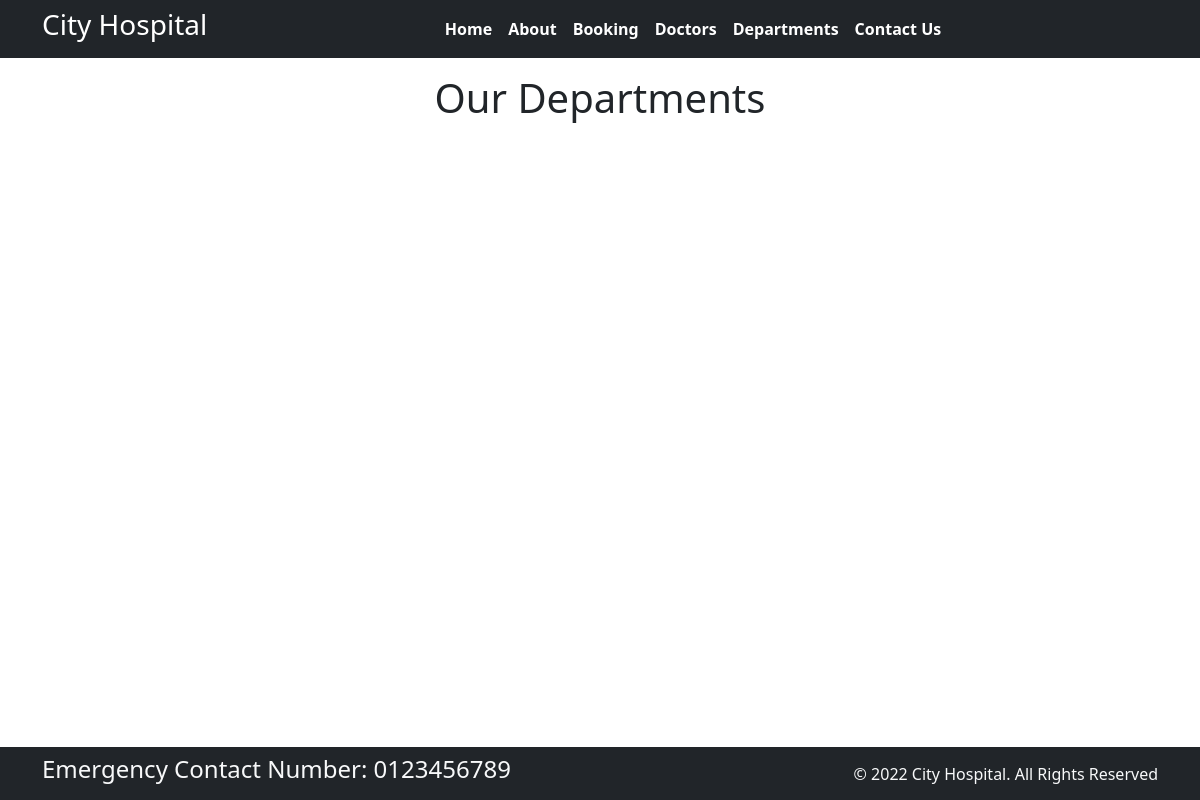
Page /department/ on the earlier database version.
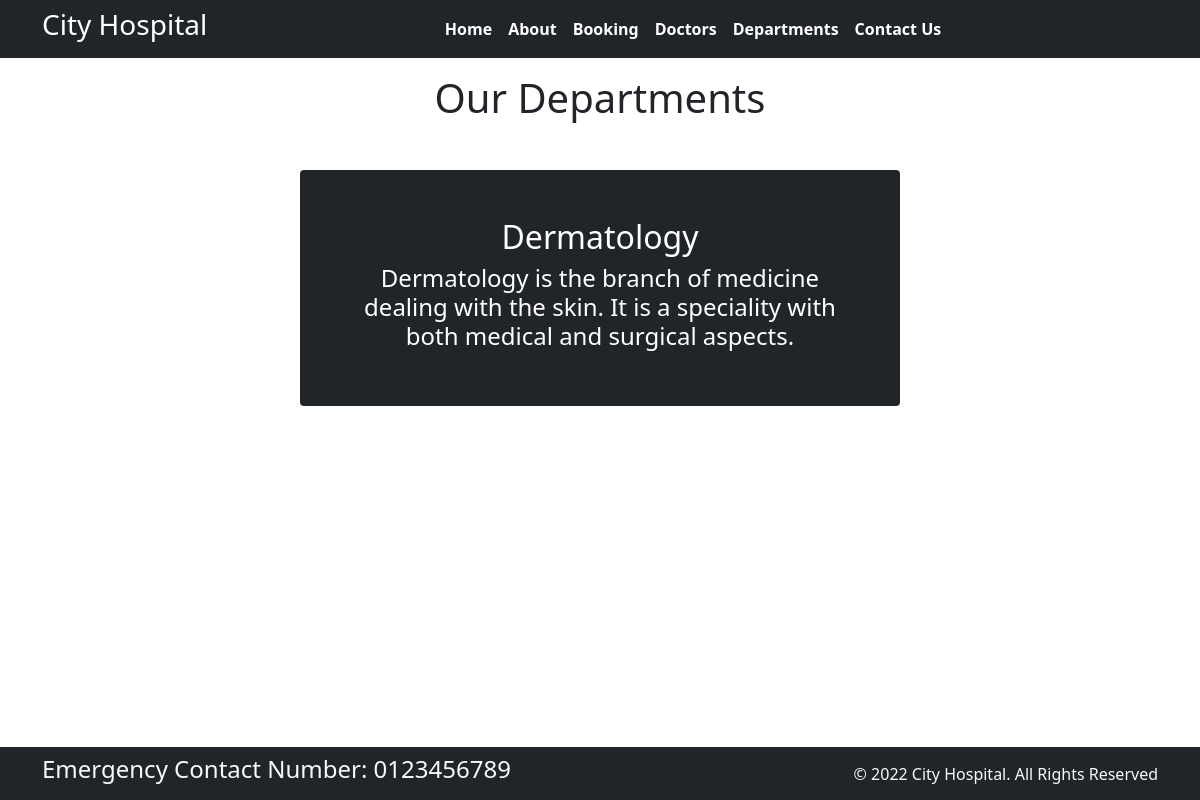
Same page on the later database version.
### home/models.py (models this page shows, shortened)
class Department(models.Model):
    name = models.CharField(max_length=100)
    description = models.TextField()

### home/views.py (the view)
# urls.py: path("department/", views.department, name="department"),
def department(request):
    dic_dep = {
        'dept' : Department.objects.all(),
    }
    return render(request, 'department.html', dic_dep)

### templates/department.html (shortened to what this page needs)
{% extends 'base.html' %}
{% block content %}
<h1 class="text-center pt-2 mt-2">Our Departments</h1>
{% for d in dept %}
<div class="text-center bg-dark text-white mx-auto p-5 mt-5 w-50 rounded">
    <h2>{{d.name}}</h2>
    <h4>{{d.description}}</h4>
</div>
{% endfor %}
{% endblock %}

### templates/base.html (shortened to what this page needs)
{% load static %}
<!DOCTYPE html>
<html>
  <head>
    <link
      rel="stylesheet"
      href=" https://cdn.jsdelivr.net/npm/bootstrap@5.1.3/dist/css/bootstrap.min.css "
    />
    <link
      rel="stylesheet"
      href="https://use.fontawesome.com/releases/v5.2.0/css/all.css"
    />
    <link
      rel="stylesheet"
      href="{% static '/css/styles.css' %}"
    />
  </head>
  <body>
    <nav class="navbar bg-dark navbar-expand-md">
      <div class="container">
        <div class="col-2 text-left pl-md-0">
          <h3 class="text-white">City Hospital</h3>
        </div>
        <div
          class="collapse navbar-collapse justify-content-center col-md-8 navbar-collapse-3"
        >
          <ul class="navbar-nav justify-content-center fw-bold">
            <li class="nav-item active">
              <a class="nav-link text-white" href="{% url 'index' %}">Home </a>
            </li>
            <li class="nav-item">
              <a class="nav-link text-white" href="{% url 'about' %}">About</a>
            </li>
            <li class="nav-item">
              <a class="nav-link text-white" href="{% url 'booking' %}">Booking</a>
            </li>
            <li class="nav-item">
              <a class="nav-link text-white" href="{% url 'doctors' %}">Doctors</a>
            </li>
            <li class="nav-item">
              <a class="nav-link text-white" href="{% url 'department' %}">Departments</a>
            </li>
            <li class="nav-item">
              <a class="nav-link text-white" href="{% url 'contact' %}">Contact Us</a>
            </li>
          </ul>
        </div>
      </div>
    </nav>
    {% block content %}{% endblock %}
    <section class="fixed-bottom">
      <footer class="pt-2 pb-2 bg-dark text-light">
        <div class="container">
          <div class="row align-items-center">
            <div class="col-12 col-md-8">
              <h4>Emergency Contact Number: 0123456789</h4>
            </div>
            <div class="col-12 col-md-4 mt-4 mt-md-0 text-center text-md-end">
              © 2022 City Hospital. All Rights Reserved
            </div>
          </div>
        </div>
      </footer>
    </section>
  </body>
</html>

Differences in the rows shown:
added Department: name "Dermatology", description "Dermatology is the branch of medicine dealing with the skin. It is a speciality with both medical and surgical aspects."
